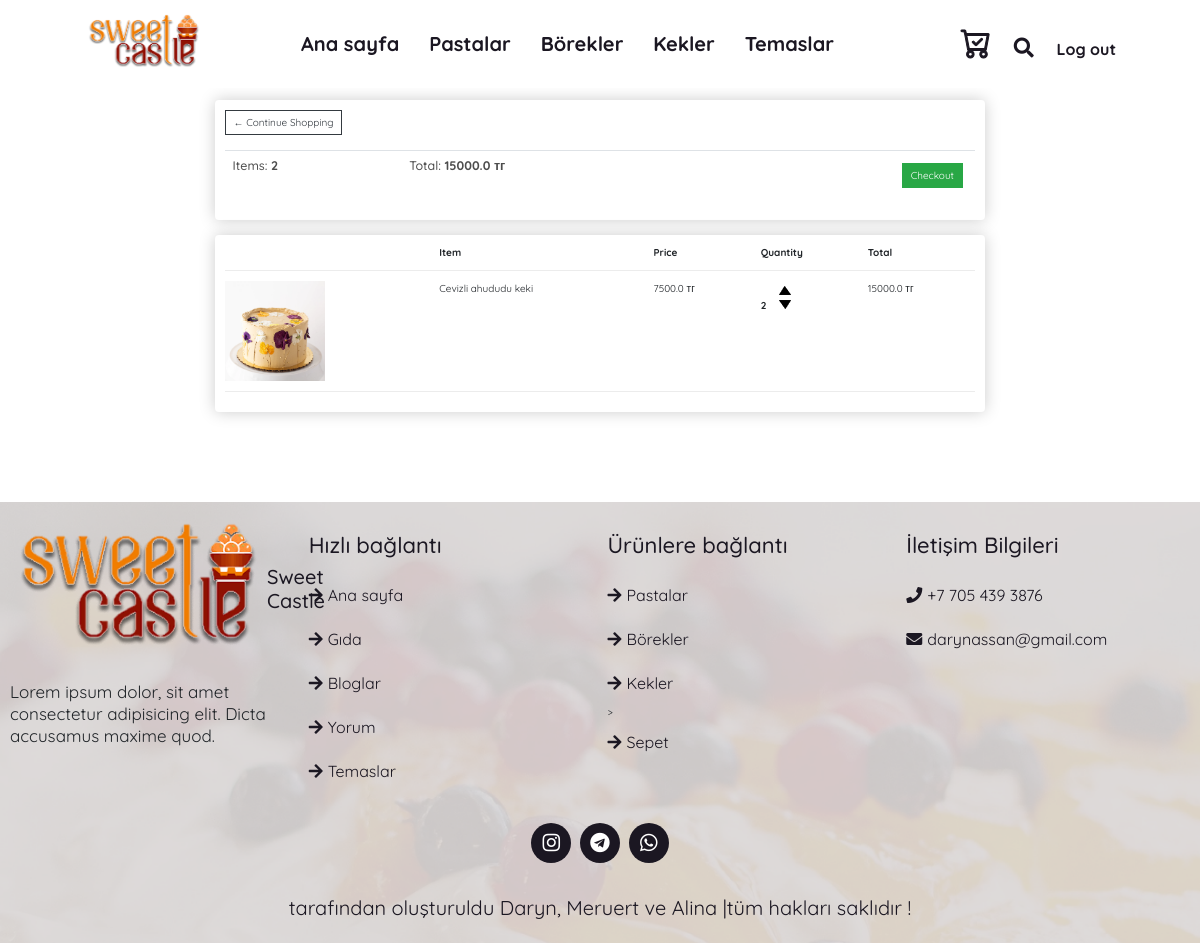
Page /cart/ (signed in) on the committed database.
### website/models.py (models this page shows, shortened)
class Order(models.Model):
    customer = models.ForeignKey(Customer, on_delete=models.SET_NULL, null=True, blank=True)
    date_ordered = models.DateTimeField(auto_now_add=True)
    complete = models.BooleanField(default=False)
    transaction_id = models.CharField(max_length=100, null=True)
    @property
    def get_cart_total(self):
        orderitems = self.orderitem_set.all()
        total = sum([item.get_total for item in orderitems])
        return total
    @property
    def get_cart_items(self):
        orderitems = self.orderitem_set.all()
        total = sum([item.quantity for item in orderitems])
        return total

class OrderItem(models.Model):
    product = models.ForeignKey(Product, on_delete=models.SET_NULL, null=True)
    order = models.ForeignKey(Order, on_delete=models.SET_NULL, null=True)
    quantity = models.IntegerField(default=0, null=True, blank=True)
    date_added = models.DateTimeField(auto_now_add=True)
    @property
    def get_total(self):
        total = self.product.baga * self.quantity
        return total

class Product(models.Model):
    TORT = 'tort'
    PIROG = 'pirog'
    KEKS = 'keks'
    CHOICE_GROUP = {
        (TORT, 'tort'),
        (PIROG, 'pirog'),
        (KEKS, 'keks'),
    }
    photo = models.FileField("photo:", upload_to="product/")
    aty = models.CharField("aty:", max_length=50)
    qurami = models.TextField("qurami:")
    baga = models.FloatField("baga:", max_length=50)
    avi = models.BooleanField()
    group = models.CharField(max_length=20, choices=CHOICE_GROUP, default=TORT)

### website/views.py (the view)
# urls.py: path('cart/', views.cart, name='cart'),
def cart(request):
    if request.user.is_authenticated:
        customer = request.user.customer
        order, created = Order.objects.get_or_create(customer=customer, complete=False)
        items = order.orderitem_set.all()
    else:
        items = []
        order = {'get_cart_total': 0, 'get_cart_items': 0}
    context = {'items': items, 'order': order}
    return render(request, 'webcake/detail.html', context)

### website/templates/webcake/detail.html
{% extends 'webcake/base.html' %}
{% load static %}
{% block content %}
    <div class="row">
	    <div class="col-lg-12">
            <div class="box-element">
            	<a  class="btn btn-outline-dark" href="{% url 'tort' %}">&#x2190; Continue Shopping</a>
            	<br>
            	<br>
            	<table class="table">
            		<tr>
            			<th><h5>Items: <strong>{{order.get_cart_items}}</strong></h5></th>
            			<th><h5>Total:<strong> {{order.get_cart_total}} тг</strong></h5></th>
            			<th>
            				<a  style="float:right; margin:5px;" class="btn btn-success" href="{% url 'checkout' %}">Checkout</a>
            			</th>
            		</tr>
            	</table>
            </div>
            <br>
            <div class="box-element">
	            <div class="cart-row">
	            	<div style="flex:2"></div>
	            	<div style="flex:2"><strong>Item</strong></div>
	            	<div style="flex:1"><strong>Price</strong></div>
	            	<div style="flex:1"><strong>Quantity</strong></div>
	            	<div style="flex:1"><strong>Total</strong></div>
	            </div>
				{% for item in items %}
	            <div class="cart-row">
	            	<div style="flex:2"><img class="row-image" src="{{item.product.photo.url}}"></div>
	            	<div style="flex:2"><p>{{ item.product.aty }}</p></div>
	            	<div style="flex:1"><p>{{ item.product.baga }} тг</p></div>
	            	<div style="flex:1">
	            		<p class="quantity">{{ item.quantity }}</p>
	            		<div class="quantity">
	            			<img class="chg-quantity" src="{% static  'images/arrow-up.png' %}">
	            			<img class="chg-quantity" src="{% static  'images/arrow-down.png' %}">
	            		</div>
	            	</div>
	            	<div style="flex:1"><p>{{ item.get_total }} тг</p></div>
	            </div>
				{% endfor %}
            </div>
	    </div>
    </div>
{% endblock%}

### static/css/style.css (style rules this page uses)
:root { --black: #1B1722; --white : #F0F0F0; --box-shadow: 0px 4px 4px rgba(0, 0, 0, 0.25); }
* { font-family: 'Quicksand', sans-serif; margin: 0; padding: 0; box-sizing: border-box; outline: none; border: none; text-decoration: none; transition: .2s linear; }
html { font-size: 62.5%; overflow-x: hidden; scroll-padding-top: 7rem; scroll-behavior: smooth; }
h2, p { margin: 0; }

### static/css/demo.css (style rules this page uses)
html { box-sizing: border-box; font-family: "Nunito Sans", sans-serif; font-weight: lighter; }
body { margin: 0; }
*, *:before, *:after { box-sizing: inherit; }

### static/css/main.css (style rules this page uses)
h1,h2,h3,h4,h5,h6 { color:hsl(0, 0%, 30%); }
.box-element { box-shadow:hsl(0, 0%, 80%) 0 0 16px; background-color: #fff; border-radius: 4px; padding: 10px; }
.col-lg-4, .col-lg-6, .col-lg-8, .col-lg-12 { margin-top: 10px; }
.btn { border-radius: 0; }
.row-image { width: 100px; }
.cart-row { display: flex; align-items: flex-stretch; padding-bottom: 10px; margin-bottom: 10px; border-bottom: 1px solid #ececec; }
.quantity { display: inline-block; font-weight: 700; padding-right:10px; }
.chg-quantity { width: 12px; cursor: pointer; display: block; margin-top: 5px; transition:.1s; }
.row { margin: 90px 200px; }

### rows in the picture
Order: get_cart_items "2", get_cart_total "15000.0"
OrderItem: product.photo (picture), product.aty "Cevizli ahududu keki", product.baga "7500.0", quantity "2", get_total "15000.0"
